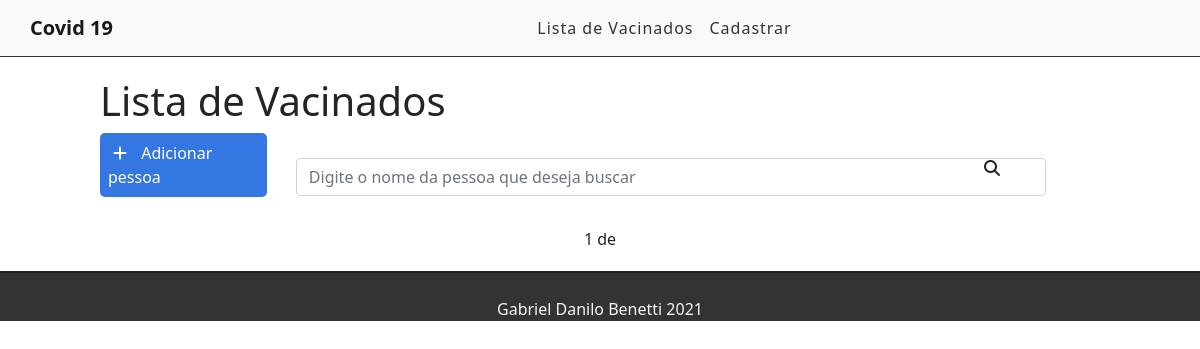
Before: /?page=2 with the older database file.
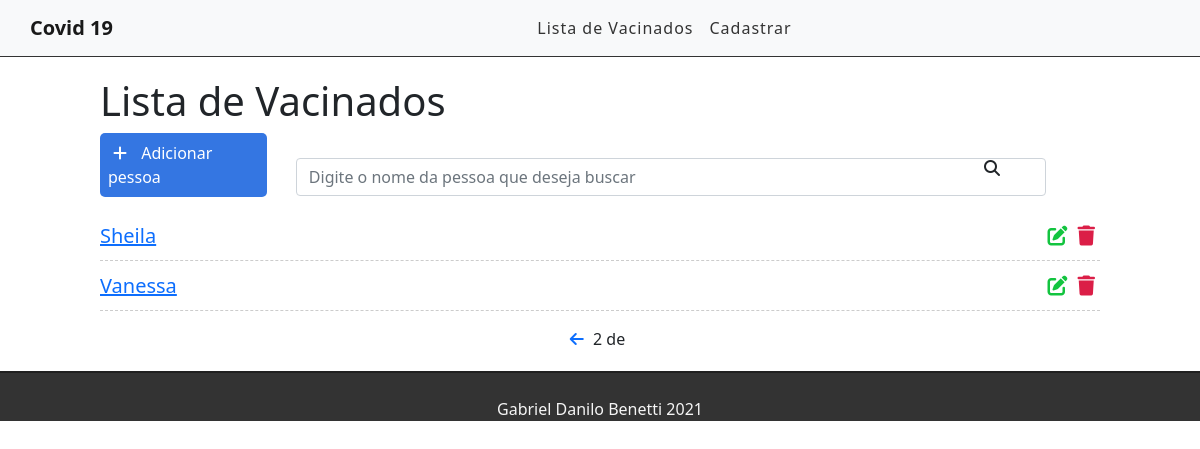
After: the same page with the newer database file.
### cadastro/models.py (models this page shows, shortened)
class Cadastro(models.Model):
    nome = models.CharField('Nome',max_length=255)
    idade = models.CharField('Idade', max_length=255)
    data = models.CharField('Data', max_length=255)
    numero_da_dose = models.CharField('Numero da Dose', max_length=255)
    created_at = models.DateTimeField(auto_now_add=True)
    updated_at = models.DateTimeField(auto_now=True)

### cadastro/views.py (the view)
# urls.py: path('', views.listaVacinados, name='vacinados-list'),
def listaVacinados(request):
    cadastro_list = Cadastro.objects.all().order_by('-created_at')
    paginator = Paginator(cadastro_list, 3)
    page = request.GET.get('page')
    cadastro = paginator.get_page(page)
    return render(request, 'cadastro/list.html', {'cadastro' : cadastro} )

### cadastro/templates/cadastro/list.html (shortened to what this page needs)
{% extends 'base.html' %}
{% block content %}
<div class="offset-1 col-10 list-div">
    <h1>Lista de Vacinados</h1>
    <a id="add-link" href="novocadastro/">
        <div class="col-2 add-div">
            <i class="fas fa-plus"></i> Adicionar pessoa
        </div>
    </a>
    <div class="col-9 search-div">
        <input class="form-control" type="text" id="search" name="search" placeholder="Digite o nome da pessoa que deseja buscar">
        <i class="fas fa-search"></i>
    </div>
    <ul class="vacinados-list">
        {% for cadastro in cadastro%}
        <li class="vacinados-item">
            <span><a href="/cadastro/{{cadastro.id}}">{{cadastro.nome}}</a></span>
            <a href="/delete/{{cadastro.id}}" class="delete-btn"><span><i class="fas fa-trash"></i></span></a>
            <a href="/edit/{{cadastro.id}}"><span><i class="fas fa-edit"></i></span></a>
        </li>
        {% endfor %}
    </ul>
    <div class="pagination">
        <span class="step-links">
            {% if cadastro.has_previous %}
                <a href="?page={{ cadastro.previous_page_number }}"><i class="fas fa-arrow-left"></i></a>
            {% endif %}
            <span class="current">
                {{ cadastro.number }} de {{ cadastro.paginatior.num_pages}}
            </span>
        </span>
    </div>
</div>
{% endblock %}

Changed rows visible on the page:
added Cadastro: nome "Sheila"
added Cadastro: nome "Vanessa"
Other visible differences:
{{ cadastro.number }}: "1" → "2"
